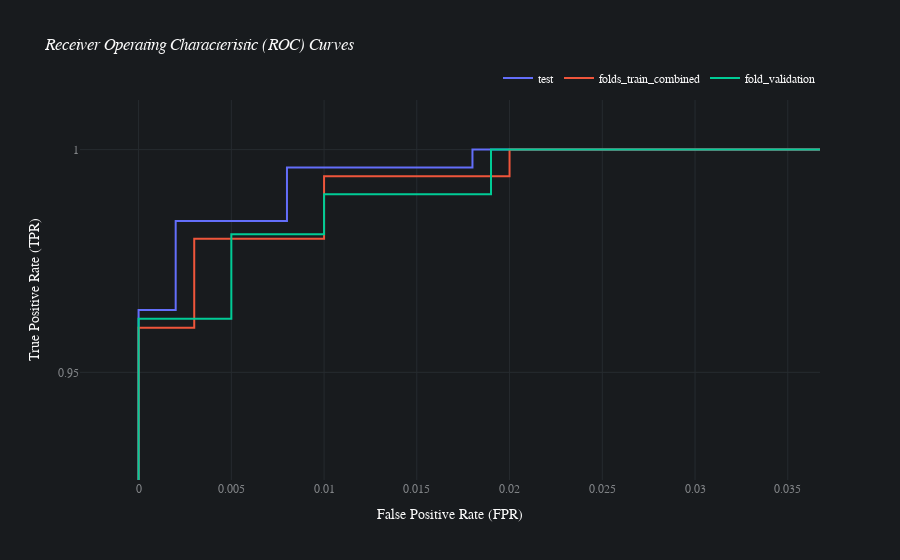

Notebook source saved alongside this figure:
### Code cell
batch.jobs[8].results[0].plot_roc_curve()

### Figure 1 — Plotly figure (JSON) as saved in the notebook; plotly's stock layout.template omitted (floating-point values rounded to 4 significant figures; data arrays with more than 128 entries replaced by an {"elided": "..."} marker saying what was removed)
{"data": [{"hovertemplate": "split=test<br>fpr=%{x}<br>tpr=%{y}<extra></extra>", "legendgroup": "test", "line": {"color": "#636efa", "dash": "solid"}, "mode": "lines", "name": "test", "orientation": "v", "showlegend": true, "type": "scatter", "x": {"elided": "295 float values"}, "xaxis": "x", "y": {"elided": "295 float values"}, "yaxis": "y"}, {"hovertemplate": "split=folds_train_combined<br>fpr=%{x}<br>tpr=%{y}<extra></extra>", "legendgroup": "folds_train_combined", "line": {"color": "#EF553B", "dash": "solid"}, "mode": "lines", "name": "folds_train_combined", "orientation": "v", "showlegend": true, "type": "scatter", "x": {"elided": "302 float values"}, "xaxis": "x", "y": {"elided": "302 float values"}, "yaxis": "y"}, {"hovertemplate": "split=fold_validation<br>fpr=%{x}<br>tpr=%{y}<extra></extra>", "legendgroup": "fold_validation", "line": {"color": "#00cc96", "dash": "solid"}, "mode": "lines", "name": "fold_validation", "orientation": "v", "showlegend": true, "type": "scatter", "x": {"elided": "174 float values"}, "xaxis": "x", "y": {"elided": "174 float values"}, "yaxis": "y"}], "layout": {"autosize": true, "font": {"color": "#FAFAFA", "family": "Avenir"}, "hoverlabel": {"bgcolor": "#0F0F0F", "font": {"family": "Avenir", "size": 15}}, "legend": {"orientation": "h", "title": {}, "tracegroupgap": 0, "x": 1, "xanchor": "right", "y": 1.02, "yanchor": "bottom"}, "paper_bgcolor": "#181B1E", "plot_bgcolor": "#181B1E", "shapes": [{"line": {"color": "#3b4043", "dash": "dot", "width": 2}, "type": "line", "x0": 0, "x1": 1, "y0": 0, "y1": 1}], "title": {"text": "<i>Receiver Operating Characteristic (ROC) Curves</i>"}, "xaxis": {"anchor": "y", "autorange": false, "domain": [0, 1], "gridcolor": "#262B2F", "range": [-0.003158, 0.03674], "tick0": 0, "tickfont": {"color": "#818487"}, "title": {"text": "False Positive Rate (FPR)"}, "type": "linear", "zeroline": false}, "yaxis": {"anchor": "x", "autorange": false, "domain": [0, 1], "dtick": 0.05, "gridcolor": "#262B2F", "range": [0.9258, 1.011], "side": "left", "tick0": 0, "tickfont": {"color": "#818487"}, "tickmode": "linear", "title": {"text": "True Positive Rate (TPR)"}, "type": "linear", "zeroline": false}}}
